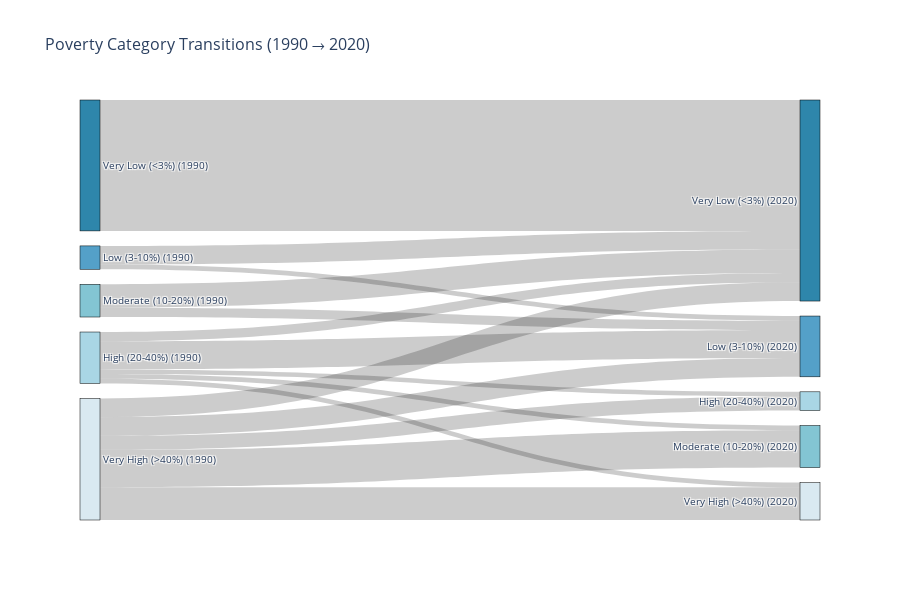

Notebook code cell kept with this figure:
### Markdown cell above
### Visualization 7: Sankey Diagram - Poverty Category Transitions

### Code cell
# VISUALIZATION 7: Sankey Diagram - Poverty Category Transitions
print("Creating Sankey diagram for poverty transitions...")

# Define poverty categories
def categorize_poverty(rate):
    if pd.isna(rate):
        return None
    elif rate < 3:
        return 'Very Low (<3%)'
    elif rate < 10:
        return 'Low (3-10%)'
    elif rate < 20:
        return 'Moderate (10-20%)'
    elif rate < 40:
        return 'High (20-40%)'
    else:
        return 'Very High (>40%)'

# Get poverty data for 1990 and 2020 (or closest years)
poverty_1990 = df_clean[df_clean['year'].between(1988, 1992)].groupby('country')['poverty_headcount'].mean()
poverty_2020 = df_clean[df_clean['year'].between(2018, 2023)].groupby('country')['poverty_headcount'].mean()

# Find countries with data in both periods
common_countries = list(set(poverty_1990.index) & set(poverty_2020.index))

# Create transitions dataframe
transitions = pd.DataFrame({
    'country': common_countries,
    'poverty_1990': [poverty_1990[c] for c in common_countries],
    'poverty_2020': [poverty_2020[c] for c in common_countries]
})

transitions['category_1990'] = transitions['poverty_1990'].apply(categorize_poverty)
transitions['category_2020'] = transitions['poverty_2020'].apply(categorize_poverty)
transitions = transitions.dropna()

# Count transitions
transition_counts = transitions.groupby(['category_1990', 'category_2020']).size().reset_index(name='count')

if len(transition_counts) > 0:
    # Create unique category labels for source and target
    categories = ['Very Low (<3%)', 'Low (3-10%)', 'Moderate (10-20%)', 'High (20-40%)', 'Very High (>40%)']
    
    # Create node list
    source_nodes = [f"{cat} (1990)" for cat in categories]
    target_nodes = [f"{cat} (2020)" for cat in categories]
    all_nodes = source_nodes + target_nodes
    
    # Create node mapping
    node_map = {node: idx for idx, node in enumerate(all_nodes)}
    
    # Prepare source, target, value lists
    sources = []
    targets = []
    values = []
    
    for _, row in transition_counts.iterrows():
        source_label = f"{row['category_1990']} (1990)"
        target_label = f"{row['category_2020']} (2020)"
        
        if source_label in node_map and target_label in node_map:
            sources.append(node_map[source_label])
            targets.append(node_map[target_label])
            values.append(row['count'])
    
    # Create Sankey diagram
    fig = go.Figure(data=[go.Sankey(
        node=dict(
            pad=15,
            thickness=20,
            line=dict(color='black', width=0.5),
            label=all_nodes,
            color=['#2E86AB', '#54A0C8', '#83C5D3', '#A9D6E5', '#D9E9F1',
                   '#2E86AB', '#54A0C8', '#83C5D3', '#A9D6E5', '#D9E9F1']
        ),
        link=dict(
            source=sources,
            target=targets,
            value=values,
            color='rgba(0,0,0,0.2)'
        )
    )])
    
    fig.update_layout(
        title_text="Poverty Category Transitions (1990 → 2020)",
        title_font_size=16,
        height=600,
        font_size=10
    )
    
    fig.write_html(FIGURES_DIR / 'viz_07_sankey.html')
    fig.show()
    
    print(f"✓ Sankey diagram created with {len(transitions)} countries")
    print(f"  Countries that improved: {(transitions['poverty_2020'] < transitions['poverty_1990']).sum()}")
    print(f"  Countries that worsened: {(transitions['poverty_2020'] > transitions['poverty_1990']).sum()}")
else:
    print("⚠ Not enough data for Sankey diagram")

### Figure 1 — Plotly figure (JSON) as saved in the notebook; plotly's stock layout.template omitted (floating-point values rounded to 4 significant figures)
{"data": [{"link": {"color": "rgba(0,0,0,0.2)", "source": [3, 3, 3, 3, 3, 1, 1, 2, 2, 4, 4, 4, 4, 4, 0], "target": [8, 6, 7, 9, 5, 6, 5, 6, 5, 8, 6, 7, 9, 5, 5], "value": [1, 6, 1, 1, 2, 1, 4, 2, 5, 3, 4, 8, 7, 4, 28]}, "node": {"color": ["#2E86AB", "#54A0C8", "#83C5D3", "#A9D6E5", "#D9E9F1", "#2E86AB", "#54A0C8", "#83C5D3", "#A9D6E5", "#D9E9F1"], "label": ["Very Low (<3%) (1990)", "Low (3-10%) (1990)", "Moderate (10-20%) (1990)", "High (20-40%) (1990)", "Very High (>40%) (1990)", "Very Low (<3%) (2020)", "Low (3-10%) (2020)", "Moderate (10-20%) (2020)", "High (20-40%) (2020)", "Very High (>40%) (2020)"], "line": {"color": "black", "width": 0.5}, "pad": 15, "thickness": 20}, "type": "sankey"}], "layout": {"font": {"size": 10}, "height": 600, "title": {"font": {"size": 16}, "text": "Poverty Category Transitions (1990 → 2020)"}}}
